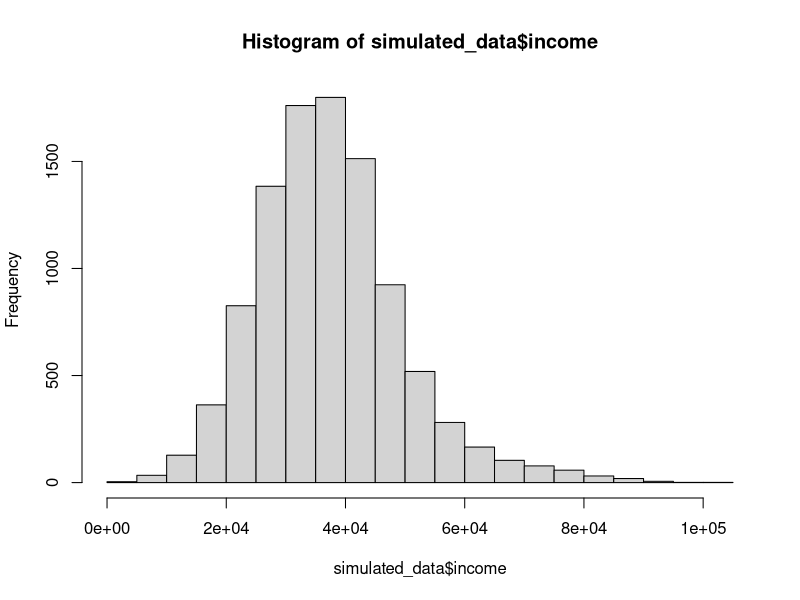

Recreate this plot in R.
## ---- chunk 1
knitr::opts_chunk$set(echo = TRUE)
## ---- chunk 2
# load libraries 
library(tidyverse)
library(MASS)
library(dplyr)

# set seed 
set.seed(294)

# set number of data points
n <- 10000
## ---- chunk 3
# Noise set-up
noise_income <- 6000
noise_house_ownership <- 0.09
noise_crime <- 0.09

# Relationship of income to sensitive attributes and education
# linear relationship when set FALSE; else non-linearity introduced in form of interactions
non_linear_income <- FALSE

# missing data points set-up
# TRUE when dataset should contain missing values
missing_data <- TRUE

# Set-up for decision boundary
# Set to TRUE for non-linear decision boundary, FALSE for linear
non_linear <- TRUE 

# Scarcity of crime outcome
# Adjust threshold based on desired scarcity (e.g., target 10% crime rate)
target_crime_rate <- 0.15

# Flipping target label (crime) to introduce more noise
swap_rate <- 0.09
## ---- chunk 4
# gender
gender <- as.factor(sample(c("Female", "Male"), n, replace = TRUE))

# ethnicity
ethnicity <- sample(c("Minority", "Majority"), n, replace = TRUE, prob = c(0.35, 0.65))

# disability
disability <- sample(c("Yes", "No"), n, replace = TRUE, prob = c(0.07, 0.93))

# Define the levels of education
education_levels <- c("No High School", "High School", "Some College", "Bachelor's", "Master's", "Doctorate")
## ---- chunk 5
# Generate education levels with different probabilities for gender, ethnicity, and disability
education <- mapply(function(g, e, d) {
  if (d == "Yes") {
    sample(education_levels, size = 1, prob = c(0.4, 0.35, 0.15, 0.07, 0.02, 0.01))
  } else if (g == "Male" && e == "Majority") {
    sample(education_levels, size = 1, prob = c(0.264, 0.4, 0.2, 0.09, 0.04, 0.006))
  } else if (g == "Female" && e == "Majority") {
    sample(education_levels, size = 1, prob = c(0.21, 0.35, 0.25, 0.12, 0.06, 0.01))
  } else if (g == "Male" && e == "Minority") {
    sample(education_levels, size = 1, prob = c(0.35, 0.4, 0.15, 0.07, 0.02, 0.006))
  } else {
    sample(education_levels, size = 1, prob = c(0.3, 0.4, 0.2, 0.07, 0.02, 0.01))
  }
}, gender, ethnicity, disability)

education <- factor(education, levels = education_levels)
## ---- chunk 6
simulated_data <- data.frame(gender = gender, ethnicity = ethnicity, disability = disability, education = education)

table(simulated_data$gender, simulated_data$education)
table(simulated_data$ethnicity, simulated_data$education)
table(simulated_data$disability, simulated_data$education)
## ---- chunk 7
# Utility function to handle noise and probabilities
apply_noise_or_adjust_prob <- function(input_var, noise_sd = 0, prob_adjustment = 0, min_prob = 0, max_prob = 1, apply_sigmoid = FALSE, seed = NULL) {
  if (!is.null(seed)) set.seed(seed)
  
  if (noise_sd > 0) {
    noise <- rnorm(length(input_var), mean = 0, sd = noise_sd)
    input_var <- input_var + noise
  }
  
  if (prob_adjustment != 0) {
    input_var <- input_var + prob_adjustment
    input_var <- pmin(pmax(input_var, min_prob), max_prob)
  }
  
  if (apply_sigmoid) {
    input_var <- 1 / (1 + exp(-input_var))
  }
  
  return(input_var)
}
## ---- chunk 8
# Base income setup
base_income <- 30000

# Gender effect (Females earn less than Males)
gender_effect <- ifelse(gender == "Male", 7000, -3000)

# Ethnicity effect (Minorities earn less, mitigated by high education)
ethnicity_effect <- ifelse(ethnicity == "Minority", -5000, 0)
education_mitigation <- ifelse(education %in% c("Master's", "Doctorate"), 5000, 0)
ethnicity_effect <- ethnicity_effect + education_mitigation
ethnicity_effect <- ifelse(ethnicity_effect == 5000, 0, ethnicity_effect)

# Disability effect (People with disabilities earn less)
disability_effect <- ifelse(disability == "Yes", -7000, 0)

# Education effect (Higher education corresponds to higher income)
education_effect <- sapply(education, function(e) {
  switch(as.character(e),
         "No High School" = 0,
         "High School" = 5000,
         "Some College" = 10000,
         "Bachelor's" = 20000,
         "Master's" = 35000,
         "Doctorate" = 50000)
})

if(non_linear_income == TRUE){
  # Interaction effects for non-linear relationships
  interaction_effect <- mapply(function(g, e, et, d) {
    interaction_val <- 0
    
    # Interaction between gender and education
    if (g == "Female") {
      interaction_val <- interaction_val - (as.numeric(e) * 500)
    }
    
    # Interaction between ethnicity and education
    if (et == "Minority") {
      interaction_val <- interaction_val - (as.numeric(e) * 300)
    }
    
    # Interaction between disability and education
    if (d == "Yes") {
      interaction_val <- interaction_val - (as.numeric(e) * 200)
    }
    
    # Non-linear effect (example: square of education effect)
    if (non_linear) {
      interaction_val <- interaction_val + (as.numeric(e)^2 * 100)
    }
    
    return(interaction_val)
  }, gender, education, ethnicity, disability)
}

# Calculate the income
income <- base_income + gender_effect + ethnicity_effect + disability_effect + education_effect

# Add non-linear relationship (interaction effect)
if(non_linear_income == TRUE){
  income <- income + interaction_effect
}

# Add noise to the income
income <- apply_noise_or_adjust_prob(income, noise_sd = noise_income, seed = 456)

# Add income to the data frame
simulated_data$income <- income

# Summaries
print("Income of whole population")
summary(simulated_data$income)
print("Income male population")
summary(simulated_data[simulated_data$gender == "Male",]$income)
print("Income female population")
summary(simulated_data[simulated_data$gender == "Female",]$income)
print("Income majority population")
summary(simulated_data[simulated_data$ethnicity == "Majority",]$income)
print("Income minority population")
summary(simulated_data[simulated_data$ethnicity == "Minority",]$income)
print("Income population with disability")
summary(simulated_data[simulated_data$disability == "Yes",]$income)
print("Income population without disability")
summary(simulated_data[simulated_data$disability == "No",]$income)
print("Income of non-disabled, majority man")
summary(simulated_data[simulated_data$gender == "Male" & simulated_data$disability == "No" & simulated_data$ethnicity == "Majority",]$income)
print("Income of non-disabled, majority woman")
summary(simulated_data[simulated_data$gender == "Female" & simulated_data$disability == "No" & simulated_data$ethnicity == "Majority",]$income)
print("Income of non-disabled, minority woman")
summary(simulated_data[simulated_data$gender == "Female" & simulated_data$disability == "No" & simulated_data$ethnicity == "Minority",]$income)

# Plot income distribution
hist(simulated_data$income)
## ---- chunk 9
model_income <- glm(income ~ ., data = simulated_data)
summary(model_income)
## ---- chunk 10
# Define base probabilities for house ownership by education
base_probabilities <- sapply(education, function(e) {
  switch(as.character(e),
         "No High School" = 0.1,
         "High School" = 0.2,
         "Some College" = 0.3,
         "Bachelor's" = 0.5,
         "Master's" = 0.6,
         "Doctorate" = 0.7)
})

# Adjust probabilities based on income
income_effect <- (income - mean(income)) / sd(income) * 0.1
ownership_probabilities <- base_probabilities + income_effect

# Adjust probabilities for house ownership using utility function
ownership_probabilities <- apply_noise_or_adjust_prob(ownership_probabilities, noise_sd = noise_house_ownership, min_prob = 0, max_prob = 1, seed = 789)

# Determine house ownership using a threshold
set.seed(101112)  # Setting seed for reproducibility
house_ownership <- ifelse(runif(n) < ownership_probabilities, 1, 0)

# Add house ownership to the data frame
simulated_data$house_ownership <- house_ownership

# inspect house ownership
table(simulated_data$gender, simulated_data$house_ownership)
table(simulated_data$house_ownership, simulated_data$education)
table(simulated_data$disability, simulated_data$house_ownership)
table(simulated_data$ethnicity, simulated_data$house_ownership)
## ---- chunk 11
generate_new_variable <- function(data, existing_vars, coefficients, noise_sd, functional_form, binary = FALSE, cut_off = NULL, non_linear = FALSE) {
  
  # Ensure existing_vars and coefficients are of the same length
  if(length(existing_vars) != length(coefficients)) {
    stop("The number of existing variables and coefficients must be the same.")
  }
  
  # Extract the relevant columns from the data and convert to numeric
  vars <- data[, existing_vars]
  vars <- as.data.frame(lapply(vars, as.numeric))
  
  # Calculate the linear combination of variables and coefficients
  linear_combination <- as.matrix(vars) %*% coefficients
  
  # Add noise
  set.seed(123)  # Ensure reproducibility
  noise <- rnorm(nrow(data), mean = 0, sd = noise_sd)
  
  # Apply non-linear transformations if non_linear is TRUE
  if (non_linear) {
    if (functional_form == "linear") {
      new_var <- linear_combination^2 + noise  # Example: squaring the linear combination
    } else if (functional_form == "exp_linear") {
      new_var <- exp(linear_combination^2 + noise)
    } else if (functional_form == "power") {
      new_var <- (rowSums(vars^coefficients))^2 + noise
    } else if (functional_form == "exp_power") {
      new_var <- exp((rowSums(vars^coefficients))^2 + noise)
    } else if (functional_form == "sigmoid") {
      new_var <- 1 / (1 + exp(-linear_combination^2 - noise))
    } else if (functional_form == "log") {
      new_var <- rowSums(coefficients * log(abs(vars)^2 + 1)) + noise
    } else {
      stop("Invalid functional form selected.")
    }
  } else {
    # Keep the standard functional forms if non_linear is FALSE
    if (functional_form == "linear") {
      new_var <- linear_combination + noise
    } else if (functional_form == "exp_linear") {
      new_var <- exp(linear_combination + noise)
    } else if (functional_form == "power") {
      new_var <- rowSums(vars^coefficients) + noise
    } else if (functional_form == "exp_power") {
      new_var <- exp(rowSums(vars^coefficients) + noise)
    } else if (functional_form == "sigmoid") {
      new_var <- 1 / (1 + exp(-(linear_combination + noise)))
    } else if (functional_form == "log") {
      new_var <- rowSums(coefficients * log(abs(vars) + 1)) + noise  # +1 to avoid log(0)
    } else {
      stop("Invalid functional form selected.")
    }
  }
  
  # Convert to binary if specified
  if (binary) {
    if (is.null(cut_off)) {
      stop("A cut-off method (mean or median) must be specified for binary conversion.")
    } else if (cut_off == "mean") {
      new_var <- ifelse(new_var > mean(new_var), 1, 0)
    } else if (cut_off == "median") {
      new_var <- ifelse(new_var > median(new_var), 1, 0)
    } else {
      stop("Invalid cut-off method. Choose 'mean' or 'median'.")
    }
  }
  
  return(new_var)
}


# Example:
# new_var <- generate_new_variable(data = simulated_data, 
#                                  existing_vars = c("income", "education"),
#                                  coefficients = c(0.5, 1.5), 
#                                  noise_sd = 10, 
#                                  functional_form = "linear", 
#                                  binary = TRUE, 
#                                  cut_off = "mean",
#                                  non_linear = non_linear)
## ---- chunk 12
# 1st new variable
new_var <- generate_new_variable(data = simulated_data, 
                                  existing_vars = c("income", "education"),
                                  coefficients = c(0.5, 1.5), 
                                  noise_sd = 10, 
                                  functional_form = "linear", 
                                  binary = TRUE, 
                                  cut_off = "mean",
                                  non_linear = non_linear)

simulated_data$new_var <- new_var

var_glm <- glm(new_var ~ ., data = simulated_data)
summary(var_glm)

# 2nd new variable
new_var2 <- generate_new_variable(data = simulated_data, 
                                  existing_vars = c("income", "education", "new_var"),
                                  coefficients = c(3.6, 0.7, 2.3), 
                                  noise_sd = 3, 
                                  functional_form = "log", 
                                  binary = FALSE, 
                                  cut_off = NULL,
                                  non_linear = non_linear)

simulated_data$new_var2 <- new_var2

var_glm <- glm(new_var2 ~ ., data = simulated_data)
summary(var_glm)

# 3rd variable
new_var3 <- generate_new_variable(data = simulated_data, 
                                  existing_vars = c("house_ownership", "new_var", "new_var2"),
                                  coefficients = c(0.12, 0.7, 0.03), 
                                  noise_sd = 4, 
                                  functional_form = "sigmoid", 
                                  binary = TRUE, 
                                  cut_off = "median",
                                  non_linear = non_linear)

simulated_data$new_var3 <- new_var3

var_glm <- glm(new_var3 ~ ., data = simulated_data)
summary(var_glm)

# 4th variable
new_var4 <- generate_new_variable(data = simulated_data, 
                                  existing_vars = c("house_ownership","income", "new_var3"),
                                  coefficients = c(-6.2, -0.0004, -13), 
                                  noise_sd = 6, 
                                  functional_form = "linear", 
                                  binary = FALSE, 
                                  cut_off = NULL,
                                  non_linear = non_linear)

simulated_data$new_var4 <- new_var4

var_glm <- glm(new_var4 ~ ., data = simulated_data)
summary(var_glm)

head(simulated_data)
## ---- chunk 13
# Sigmoid function
sigmoid <- function(x){
  1 / (1 + exp(-x))
}

# Linear Combination
linear_combination <- -0.2 * as.numeric(simulated_data$education) +
                      -0.00003 * simulated_data$income +
                      -1.7 * simulated_data$house_ownership +
                      -0.7 * simulated_data$new_var +
                      0.0007 * simulated_data$new_var2 +
                      0.065 * simulated_data$new_var3 +
                      0.0009 * simulated_data$new_var4

# Adjustments for non-linear decision boundary
if(non_linear == TRUE){
  # Optional Non-Linear Terms
  non_linear_component <- -0.05 * (simulated_data$income)^2 + 
                          0.02 * (simulated_data$new_var * simulated_data$new_var2) + 
                          -0.03 * (simulated_data$income * as.numeric(simulated_data$education))
  # Adjust scope of values
  non_linear_component <- non_linear_component / median(non_linear_component)
  
  # Include upper-middle class criminality
  lower_bracket <- quantile(income, probs = 0.6)
  upper_bracket <- quantile(income, probs = 0.75)
  
  crime_increase <- ifelse(simulated_data$income > lower_bracket & simulated_data$income < upper_bracket, 1, 0)
  
  crime_increase_noise <- ifelse(crime_increase == 1, 
                                 rnorm(sum(crime_increase), mean = 0.5, sd = 0.5), 
                                 0)
  # Include lowered middle class crime
  lower_bracket <- quantile(income, probs = 0.35)
  upper_bracket <- quantile(income, probs = 0.50)
  
  crime_decrease <- ifelse(simulated_data$income > lower_bracket & simulated_data$income < upper_bracket, -1, 0)
  
  crime_decrease_noise <- ifelse(crime_decrease == -1, 
                                 rnorm(abs(sum(crime_decrease)), mean = -0.6, sd = 0.5), 
                                 0)
  
  # Add non-linearity to education
  # Increase for higher education
  crime_increase_education <- ifelse(simulated_data$education == "Master's" | simulated_data$education == "Doctorate", 
                                     sample(c(0,1), 100, replace = TRUE, prob = c(0.60, 0.40)), 
                                     0)
  crime_increase_education_noise <- ifelse(crime_increase_education == 1, 
                                 rnorm(sum(crime_increase_education), mean = 1, sd = 0.5), 
                                 0)
  
  # Decrease for High School
  crime_decrease_education <- ifelse(simulated_data$education == "High School", 
                                     sample(c(0,-1), 100, replace = TRUE, prob = c(0.80, 0.20)), 
                                     0)
  crime_decrease_education_noise <- ifelse(crime_decrease_education == -1, 
                                 rnorm(abs(sum(crime_decrease_education)), mean = -0.5, sd = 0.5), 
                                 0)  


  # Combine linear and non-linear components
  combined_effect <- linear_combination - non_linear_component + crime_increase + crime_increase_noise + crime_decrease + crime_decrease_noise + crime_increase_education + crime_increase_education_noise + crime_decrease_education + crime_decrease_education_noise
  } else {
    combined_effect <- linear_combination
  }

# Normalize the combined effect and convert back to vector
combined_effect <- as.vector(scale(combined_effect, center = TRUE, scale = TRUE)) # Ensure it's a vector

# Calculate crime probability using sigmoid function
crime_prob <- sigmoid(combined_effect)

# Introduce noise
noise <- rnorm(length(crime_prob), mean = 0, sd = noise_crime)
crime_prob <- pmin(pmax(crime_prob + noise, 0), 1)

# Obtain binariry classifications
# Dynamic Threshold Adjustment
# Adjust threshold based on desired scarcity in set-up at beginning of the R markdown (e.g., target 10% crime rate)
scarcity_threshold <- quantile(crime_prob, 1 - target_crime_rate, na.rm = TRUE)
  
if(non_linear == FALSE) {
  # Generate binary crime variable based on adjusted threshold
  simulated_data$crime <- ifelse(crime_prob > scarcity_threshold, 1, 0)
} else {
  # Split crime_prob into two groups: above and below scarcity_threshold
  above_threshold <- which(crime_prob > scarcity_threshold)
  below_threshold <- which(crime_prob <= scarcity_threshold)
  
  # Identify the bottom 20% below the threshold
  bottom_20_below_threshold <- below_threshold[crime_prob[below_threshold] <= quantile(crime_prob[below_threshold], 0.2)]
  
  # Randomly select 70% from above the threshold and 30% from the bottom 20% below the threshold
  set.seed(123) # Ensure reproducibility
  selected_above <- sample(above_threshold, size = floor(0.8 * length(above_threshold)), replace = FALSE)
  selected_below <- sample(bottom_20_below_threshold, size = floor(0.2 * length(above_threshold)), replace = FALSE)
  
  # Combine both selections
  final_selection <- c(selected_above, selected_below)
  
  # Initialize simulated_data$crime as zeros (no crime) for everyone
  simulated_data$crime <- 0
  
  # Assign crime = 1 to the selected cases
  simulated_data$crime[final_selection] <- 1
}


# Summarize the new crime variable
summary(simulated_data$crime)
table(simulated_data$crime)
## ---- chunk 14
# select indices
swap_indices <- sample(1:n, size = round(n * swap_rate, 0), replace = FALSE)

# re-classify cases to opposite outcome
simulated_data$crime[swap_indices] <- ifelse(simulated_data$crime[swap_indices] == 1, 0, 1)
## ---- chunk 15
create_missing_values <- function(data, var_names, proportion = NULL, num_missing = NULL, 
                                  type = c("random", "distribution", "dependent", "sensitive"),
                                  dist_params = list(), 
                                  open_var = NULL, 
                                  sensitive_var = NULL) {
  
  # Convert proportion to num_missing if proportion is given
  if (!is.null(proportion)) {
    num_missing <- floor(proportion * nrow(data))
  }
  
  if (is.null(num_missing)) {
    stop("Either proportion or num_missing must be provided.")
  }
  
  # Case 1: Completely Random Missing Values
  if (type == "random") {
    for (var_name in var_names) {
      missing_indices <- sample(1:nrow(data), num_missing, replace = FALSE)
      data[missing_indices, var_name] <- NA
    }
  }
  
  # Case 2: Missing Values Based on a Distribution
  if (type == "distribution") {
    if (length(var_names) != 1) {
      stop("For distribution-based missingness, provide exactly one variable.")
    }
    
    var_name <- var_names[1]
    if (is.numeric(data[[var_name]])) {
      # Quantile-based probability for continuous variables
      quantiles <- quantile(data[[var_name]], probs = c(0.25, 0.5, 0.75, 1.0), na.rm = TRUE)
      probabilities <- c(0.7, 0.3, 0.1, 0.3)  # Example: Increase missingness probability across quantiles
      data$missing_prob <- cut(data[[var_name]], breaks = c(-Inf, quantiles), labels = probabilities, include.lowest = TRUE)
      data$missing_prob <- as.numeric(as.character(data$missing_prob))
    } else {
      # Category-based probability for categorical variables
      categories <- levels(factor(data[[var_name]]))
      probabilities <- seq(0.1, 0.7, length.out = length(categories))
      prob_map <- setNames(probabilities, categories)
      data$missing_prob <- prob_map[as.character(data[[var_name]])]
    }
    data$missing_prob[is.na(data$missing_prob)] <- 0
    missing_indices <- order(-data$missing_prob)[1:num_missing]
    data[missing_indices, var_name] <- NA
    data$missing_prob <- NULL  # Clean up
  }
  
  # Case 3: Missing Values Dependent on Other Variables
  if (type == "dependent") {
    if (is.null(open_var) || length(var_names) != 1) {
      stop("For dependent missingness, provide exactly one target variable and at least one open_var.")
    }
    
    var_name <- var_names[1]
    linear_combination <- 0
    for (var in open_var) {
      linear_combination <- linear_combination + as.numeric(data[[var]])
    }
    probabilities <- 1 / (1 + exp(-linear_combination))  # Sigmoid function to calculate probabilities
    data$missing_prob <- probabilities
    missing_indices <- order(-data$missing_prob)[1:num_missing]
    data[missing_indices, var_name] <- NA
    data$missing_prob <- NULL  # Clean up
  }
  
  # Case 4: Missing Values Dependent on Sensitive Characteristics
  if (type == "sensitive") {
    if (is.null(sensitive_var) || length(var_names) != 1) {
      stop("For sensitive missingness, provide exactly one target variable and at least one sensitive_var.")
    }
    
    var_name <- var_names[1]
    
    # Assuming 'ethnicity' and 'disability' are categorical with minority values as 'minority', 'disabled'
    probabilities <- ifelse(data$ethnicity == "minority" | data$disability == "disabled", 0.7, 0.1)
    
    # Apply probabilities for missingness (higher for minority/disability)
    data$missing_prob <- probabilities
    
    # Select indices for missing values
    missing_indices <- order(-data$missing_prob)[1:num_missing]
    data[missing_indices, var_name] <- NA
    data$missing_prob <- NULL  # Clean up
  }
  
  return(data)
}

# Simulate missing data according to the specified scenarios
if (missing_data == TRUE) {
  # Adding random missing values
  simulated_data <- create_missing_values(simulated_data, var_names = c("income", "education"), 
                                          proportion = 0.02, type = "random")

  # Adding sensitive-based missing values (income: more missing for minorities and disabled)
  simulated_data <- create_missing_values(simulated_data, var_names = "income", 
                                          proportion = 0.06, type = "sensitive",
                                          sensitive_var = c("ethnicity", "disability"))

  # Adding dependent missing values (new_var4: based on income and education)
  simulated_data <- create_missing_values(simulated_data, var_names = "new_var4", 
                                          num_missing = 75, type = "dependent", 
                                          open_var = c("income", "education"))

  # Adding sensitive-dependent missing values (house_ownership: more missing for females and minorities)
  simulated_data <- create_missing_values(simulated_data, var_names = "house_ownership", 
                                          num_missing = 85, type = "sensitive", 
                                          sensitive_var = c("gender", "ethnicity"))
  
  # Overview of NA values
  table(is.na(simulated_data$income))
}
